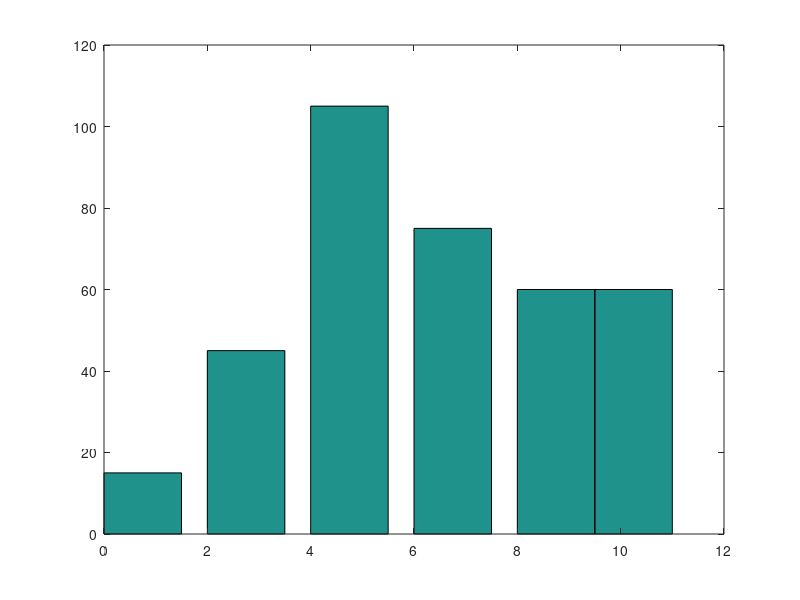

MATLAB code for this plot:
%=====================================================================
% PROBLEMA 3.2
% Matematica computacional para telecomunicaciones.
% Un enfoque practico con Octave y MATLAB.
% Irene Gomez Bueno y Pablo Guerrero Garcia.
%
% Ejecutar desde esta carpeta tras haber ejecutado iniciar.m en la raiz
% del repositorio.
%=====================================================================

disp('--------------------------------------------')
disp('PROBLEMA 3.2')
disp('--------------------------------------------')

% Frecuencias
n = [30, 90, 210, 150, 90, 30];
Li = [0, 2, 4, 6, 8, 9.5, 10]; % límites de clase

% Puntos medios
x = (Li(1:end-1) + Li(2:end)) / 2;

% Amplitudes
a = diff(Li);

% Alturas del histograma
h = n./a;

% Gráfica del histograma
figure(1)
bar(Li(1:end-1), h, 'histc');


% Frecuencias absolutas acumuladas
nac = cumsum(n)

disp('-----------')
disp('Apartado b)')
disp('-----------')

N = sum(n);
% Media
media = sum(n.*x)/N

% Varianza
m2 = sum(n.*x.^2)/N;
varianza = m2 - media^2

% Moda
[val, ind] = max(h);
h1 = h(ind) - h(ind-1);
h2 = h(ind) - h(ind+1);
Mo = Li(ind)+a(ind)*(h1/(h1+h2));
Mo

% Mediana
n2 = N / 2;
ind = find(n2 < nac, 1); % Encuentra el primer índice donde n2 < nac
Me = Li(ind)+a(ind)*(n2-nac(ind-1))/n(ind);
Me

disp('-----------')
disp('Apartado c)')
disp('-----------')

% Curtosis
m3 = sum(n.*x.^3)/N;
m4 = sum(n.*x.^4)/N;
mu4=m4-4*m3*media+6*m2*media^2-3*media^4
curt=(mu4/(varianza^2))-3
